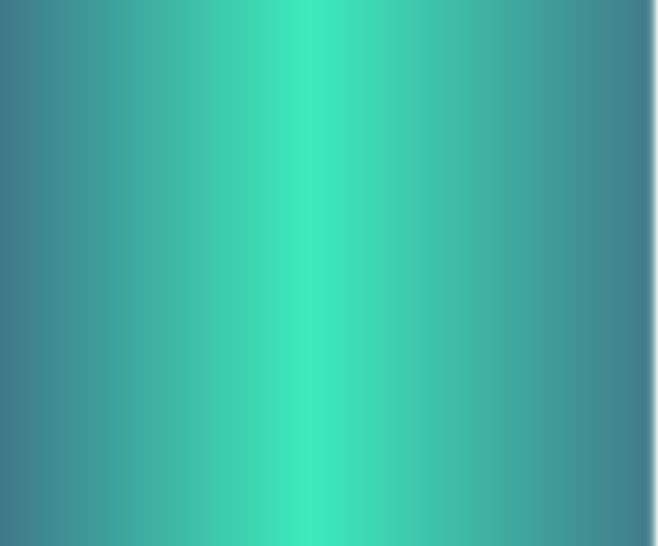
<?xml version="1.0" encoding="UTF-8"?>
<ui version="4.0">
 <class>Form</class>
 <widget class="QWidget" name="Form">
  <property name="geometry">
   <rect>
    <x>0</x>
    <y>0</y>
    <width>658</width>
    <height>546</height>
   </rect>
  </property>
  <property name="windowTitle">
   <string>Form</string>
  </property>
  <property name="styleSheet">
   <string notr="true">background-color:qlineargradient(spread:pad, x1:0, y1:0, x2:1, y2:0, stop:0 rgba(63, 120, 137, 255), stop:0.471591 rgba(61, 235, 188, 255), stop:0.98 rgba(65, 125, 139, 255), stop:1 rgba(0, 0, 0, 0))</string>
  </property>
 </widget>
 <resources/>
 <connections/>
</ui>
